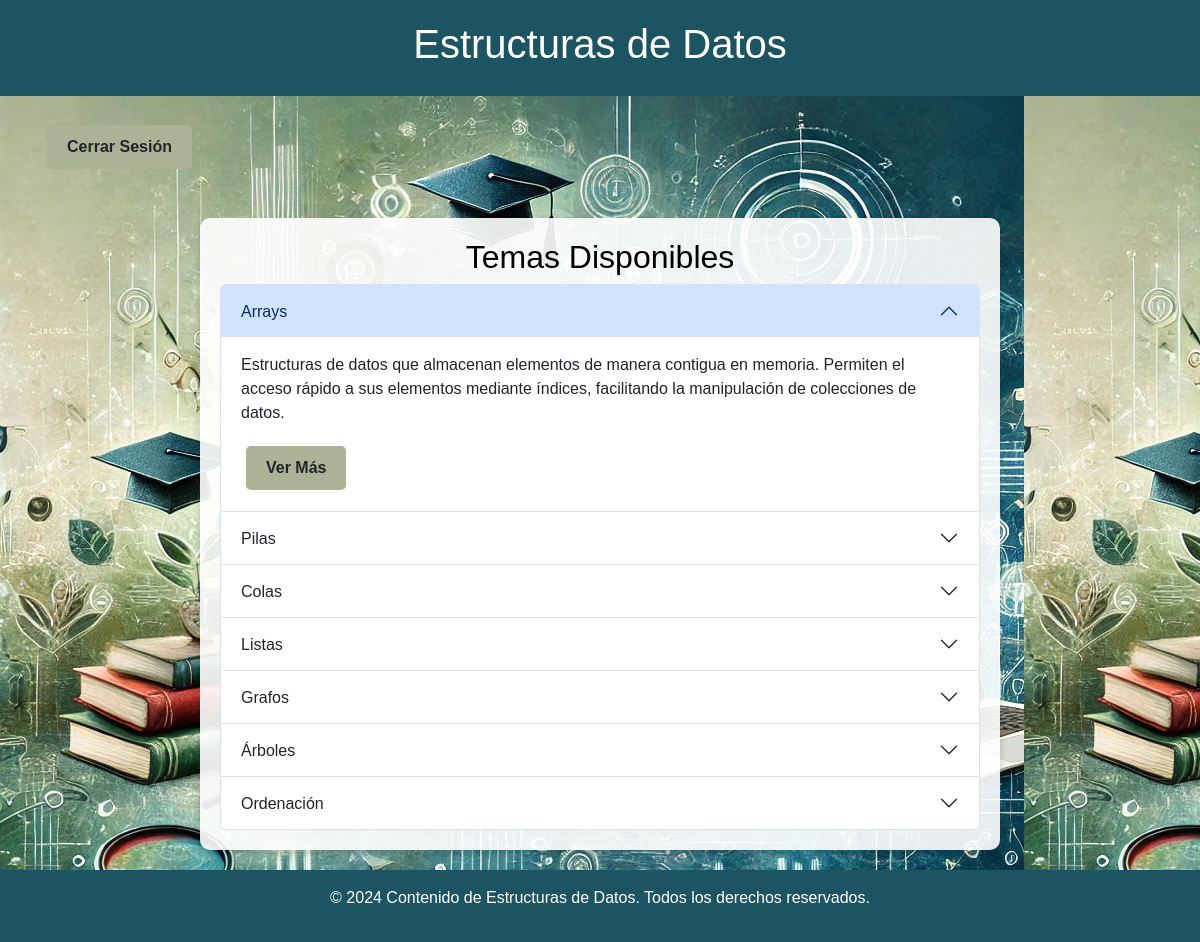
The app's page /views/usu_index.php (signed in) with its own data.
### tables this page shows
CREATE TABLE `contenido` (
  `id` int(11) NOT NULL AUTO_INCREMENT,
  `titulo` varchar(255) NOT NULL,
  `descripcion` text NOT NULL,
  `tipo` enum('Array','Pila','Cola','Lista','Grafo','Árbol','Ordenación') NOT NULL,
  `archivo` varchar(255) DEFAULT NULL,
  `usuario_id` int(11) NOT NULL,
  `created_at` timestamp NOT NULL DEFAULT current_timestamp(),
  `updated_at` timestamp NOT NULL DEFAULT current_timestamp() ON UPDATE current_timestamp(),
  PRIMARY KEY (`id`),
  KEY `fk_contenido_usuario` (`usuario_id`),
  KEY `index_titulo` (`titulo`),
  CONSTRAINT `fk_contenido_usuario` FOREIGN KEY (`usuario_id`) REFERENCES `usuarios` (`id`) ON DELETE CASCADE ON UPDATE CASCADE
);

### controllers/contenidocontroller.php (called while the page is built, shortened)
<?php
require_once '../conexion.php';
require_once '../models/contenido.php';
class controladorcontenido {
    private $modelo;
    public function __construct($conexion) {
        $this->modelo = new ModeloContenido($conexion);
    }
    public function mostrarContenidos() {
        return $this->modelo->obtenerContenidos();
    }
}
?>

### models/contenido.php (called while the page is built, shortened)
<?php
class modelocontenido {
    private $conexion;
    public function __construct($conexion) {
        $this->conexion = $conexion;
    }
    public function obtenerContenidos() {
        $consulta = "SELECT id, titulo, descripcion, tipo, archivo FROM contenido";
        $stmt = $this->conexion->prepare($consulta);
        $stmt->execute();
        return $stmt->fetchAll(PDO::FETCH_ASSOC);
    }
}
?>

### views/usu_index.php (the view, shortened to what this page needs)
<?php
require_once '../conexion.php';
require_once '../controllers/contenidoController.php';
$controlador = new controladorcontenido($conexion);
$contenidos = $controlador->mostrarContenidos();
?>
<!DOCTYPE html>
<html lang="es">
<head>
    <link href="https://cdn.jsdelivr.net/npm/bootstrap@5.3.0/dist/css/bootstrap.min.css" rel="stylesheet">
</head>
<body>
<div class="header">
    <h1>Estructuras de Datos</h1>
</div>
<div class="container text-start mt-4">
    <a href="../views/perfilusuario.php" class="btn btn-custom">Cerrar Sesión</a>
</div>
<div class="container mt-4">
    <div class="content">
        <h2 class="text-center">Temas Disponibles</h2>
        <div class="accordion" id="accordionExample">
        <?php if ($contenidos && count($contenidos) > 0): ?>
            <?php foreach ($contenidos as $index => $contenido): ?>
                <div class="accordion-item">
                    <h2 class="accordion-header" id="heading<?php echo $index; ?>">
                        <button class="accordion-button <?php echo $index !== 0 ? 'collapsed' : ''; ?>" type="button" data-bs-toggle="collapse" data-bs-target="#collapse<?php echo $index; ?>" aria-expanded="<?php echo $index === 0 ? 'true' : 'false'; ?>" aria-controls="collapse<?php echo $index; ?>">
                            <?php echo htmlspecialchars($contenido['titulo']); ?>
                        </button>
                    </h2>
                    <div id="collapse<?php echo $index; ?>" class="accordion-collapse collapse <?php echo $index === 0 ? 'show' : ''; ?>" aria-labelledby="heading<?php echo $index; ?>" data-bs-parent="#accordionExample">
                        <div class="accordion-body">
                            <p><?php echo htmlspecialchars($contenido['descripcion']); ?></p>
                            <a href="detallecontenido_user.php?id=<?php echo $contenido['id']; ?>" class="btn btn-custom">Ver Más</a>
                        </div>
                    </div>
                </div>
            <?php endforeach; ?>
        <?php endif; ?>
    </div>
    </div>
</div>
<footer>
    <p>© 2024 Contenido de Estructuras de Datos. Todos los derechos reservados.</p>
</footer>
</body>
</html>

### views/usu_index.php (style rules this page uses)
body { background-image: url("../images/fondo.jpg"); color: #1d5461; display: flex; flex-direction: column; min-height: 100vh; font-family: Arial, sans-serif; }
.header { background-color: #1d5461; padding: 20px; text-align: center; font-weight: bold; color: #ffffff; }
.btn-custom { background-color: #acb295; color: #212529; border: none; padding: 10px 20px; font-weight: bold; border-radius: 5px; transition: background-color 0.3s ease; margin: 5px; }
.content { padding: 20px; background-color: rgba(255, 255, 255, 0.9); border-radius: 10px; max-width: 800px; margin: 20px auto; color: #000; box-shadow: 0 4px 8px rgba(0, 0, 0, 0.2); }
footer { background-color: #1d5461; color: #ffffff; text-align: center; padding: 1rem; width: 100%; margin-top: auto; }
.container { color: white; }

### records on screen
contenido: titulo "Arrays", descripcion "Estructuras de datos que almacenan elementos de manera contigua en memoria. Permiten el acceso rápido a sus elementos mediante índices, facilitando la manipulación de colecciones de datos."
contenido: titulo "Pilas"
contenido: titulo "Colas"
contenido: titulo "Listas"
contenido: titulo "Grafos"
contenido: titulo "Árboles"
contenido: titulo "Ordenación"
